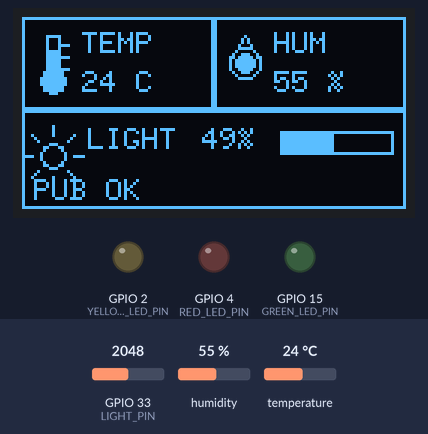
Simulated run of this sketch. Board: ESP32. On the bench: 128×64 one-colour display, output pins drawn as LEDs (lit = HIGH). The inputs (shaded band) are chosen by the test bench; at power-on: humidity 55 %, GPIO 33 (LIGHT_PIN) = 2048, temperature 24 °C (analog values on the 0–4095 scale). WiFi joins after 1.5 s; servers stay silent unless stated; no MQTT or app messages arrive unless stated; what the sketch prints to the serial monitor is not drawn.

Above: at 2.9 s.
3.0 s: humidity set to 22 %
At 4.8 s:
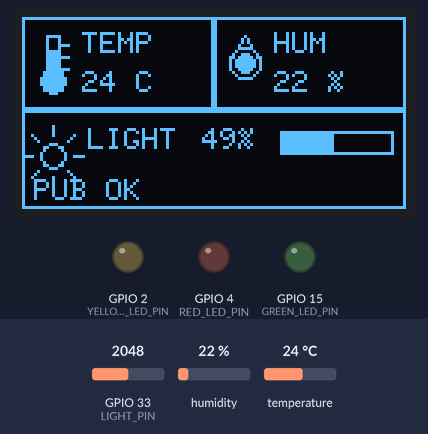
5.4 s: GPIO 33 (LIGHT_PIN) set to 2866
At 6.4 s:
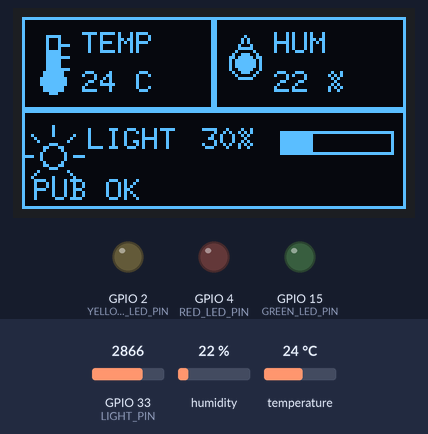
7.5 s: temperature set to 12 °C
At 9.1 s:
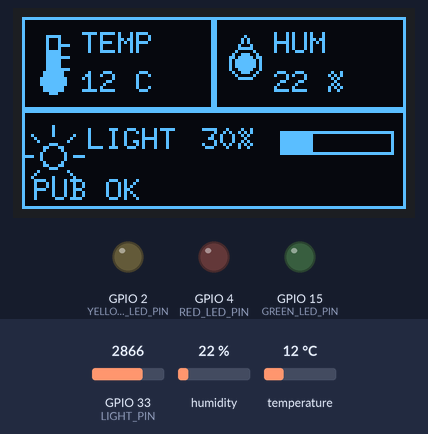
9.6 s: GPIO 33 (LIGHT_PIN) set to 3603
At 10.6 s:
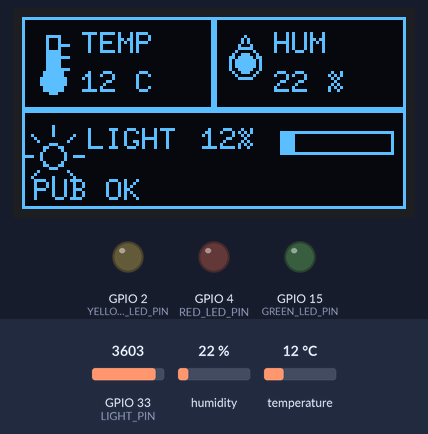
11.7 s: humidity set to 40 %
At 13.4 s:
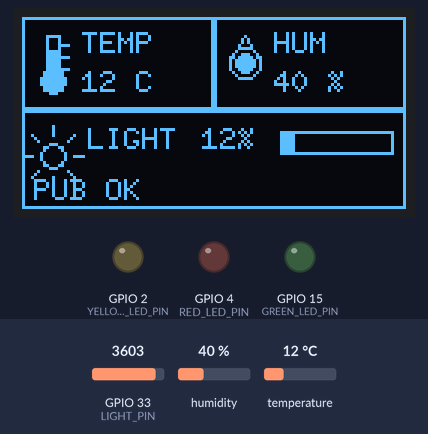
13.8 s: GPIO 33 (LIGHT_PIN) set to 4095
At 14.8 s:
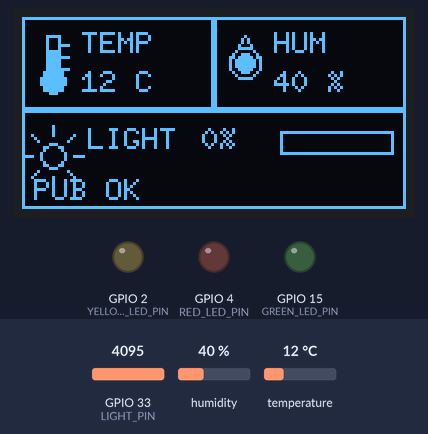
Timing chart, 0 to 16.8 s (numbered marks = the images above; inputs shaded):
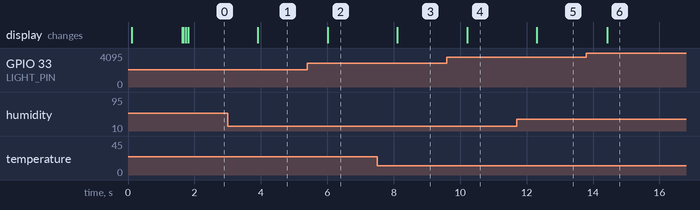

Measured:
- after the input at 3.0 s, the display: changes after 0.91 s (image 1)
- after the input at 5.4 s, the display: changes after 0.61 s (image 2)
- after the input at 7.5 s, the display: changes after 0.61 s (image 3)
- after the input at 9.6 s, the display: changes after 0.61 s (image 4)
- after the input at 11.7 s, the display: changes after 0.61 s (image 5)
- after the input at 13.8 s, the display: changes after 0.63 s (image 6)

The sketch:

27_MQTT_ctrl.ino
```cpp
#include <WiFi.h>
#include <PubSubClient.h>
#include <SimpleDHT.h>
#include <Wire.h>
#include <U8g2lib.h>

const char* WIFI_SSID = "YOUR_WIFI_SSID";
const char* WIFI_PASSWORD = "YOUR_WIFI_PASSWORD";

const char* MQTT_HOST = "mqttgo.io";
const uint16_t MQTT_PORT = 1883;
const char* MQTT_TOPIC = "mdow/class305/data";
const char* MQTT_CTRL_TOPIC = "mdow/class305/ctrl/#";
const char* GLED_CTRL_TOPIC = "mdow/class305/ctrl/gled";
const char* YLED_CTRL_TOPIC = "mdow/class305/ctrl/yled";
const char* RLED_CTRL_TOPIC = "mdow/class305/ctrl/rled";
const unsigned long MQTT_INTERVAL = 10000;

const int DHT_PIN = 14;
const int LIGHT_PIN = 33;
const int GREEN_LED_PIN = 15;
const int YELLOW_LED_PIN = 2;
const int RED_LED_PIN = 4;

SimpleDHT11 dht11(DHT_PIN);
WiFiClient wifiClient;
PubSubClient mqttClient(wifiClient);
U8G2_SSD1306_128X64_NONAME_F_HW_I2C oled(U8G2_R0, U8X8_PIN_NONE);

unsigned long lastPublish = 0;
byte temperature = 0;
byte humidity = 0;
int lightRaw = 0;
int brightness = 0;
int dhtError = SimpleDHTErrSuccess;
String clientId;
String mqttStatus = "MQTT:WAIT";
String lastCommand = "";
unsigned long commandDisplayUntil = 0;

void drawThermometer(int x, int y) {
  oled.drawFrame(x + 5, y, 5, 13);
  oled.drawDisc(x + 7, y + 15, 4);
  oled.drawBox(x + 6, y + 5, 3, 10);
  oled.drawLine(x + 10, y + 3, x + 12, y + 3);
  oled.drawLine(x + 10, y + 7, x + 12, y + 7);
  oled.drawLine(x + 10, y + 11, x + 12, y + 11);
}

void drawDrop(int x, int y) {
  oled.drawLine(x + 7, y, x + 2, y + 8);
  oled.drawLine(x + 7, y, x + 12, y + 8);
  oled.drawCircle(x + 7, y + 9, 5);
  oled.drawDisc(x + 7, y + 9, 3);
}

void drawSun(int x, int y) {
  oled.drawCircle(x + 7, y + 7, 4);
  oled.drawLine(x + 7, y, x + 7, y - 3);
  oled.drawLine(x + 7, y + 14, x + 7, y + 17);
  oled.drawLine(x, y + 7, x - 3, y + 7);
  oled.drawLine(x + 14, y + 7, x + 17, y + 7);
  oled.drawLine(x + 2, y + 2, x, y);
  oled.drawLine(x + 12, y + 2, x + 14, y);
  oled.drawLine(x + 2, y + 12, x, y + 14);
  oled.drawLine(x + 12, y + 12, x + 14, y + 14);
}

void drawProgressBar(int x, int y, int width, int height, int percent) {
  oled.drawFrame(x, y, width, height);
  int fillWidth = map(percent, 0, 100, 0, width - 2);
  if (fillWidth > 0) oled.drawBox(x + 1, y + 1, fillWidth, height - 2);
}

void drawScreen() {
  oled.clearBuffer();
  oled.setFont(u8g2_font_6x10_tf);
  oled.setFontPosTop();
  oled.drawFrame(0, 0, 64, 31);
  oled.drawFrame(64, 0, 64, 31);
  oled.drawFrame(0, 31, 128, 33);

  drawThermometer(3, 6);
  oled.setCursor(20, 4);
  oled.print("TEMP");
  oled.setCursor(20, 17);
  if (dhtError == SimpleDHTErrSuccess) {
    oled.print(temperature);
    oled.print(" C");
  } else {
    oled.print("ERROR");
  }

  drawDrop(67, 6);
  oled.setCursor(84, 4);
  oled.print("HUM");
  oled.setCursor(84, 17);
  if (dhtError == SimpleDHTErrSuccess) {
    oled.print(humidity);
    oled.print(" %");
  } else {
    oled.print("ERROR");
  }

  drawSun(3, 39);
  oled.setCursor(22, 36);
  oled.print("LIGHT");
  oled.setCursor(60, 36);
  oled.print(brightness);
  oled.print("%");
  drawProgressBar(86, 38, 38, 8, brightness);
  oled.setCursor(4, 53);
  if (millis() < commandDisplayUntil) {
    oled.print("CMD: ");
    oled.print(lastCommand);
  } else {
    oled.print(mqttStatus);
  }
  oled.sendBuffer();
}

void readSensors() {
  dhtError = dht11.read(&temperature, &humidity, NULL);
  lightRaw = analogRead(LIGHT_PIN);
  brightness = map(lightRaw, 4095, 0, 0, 100);
  brightness = constrain(brightness, 0, 100);
}

void connectWiFi() {
  WiFi.mode(WIFI_STA);
  WiFi.begin(WIFI_SSID, WIFI_PASSWORD);
  mqttStatus = "WIFI...";
  drawScreen();
  Serial.print("Connecting to Wi-Fi: ");
  Serial.println(WIFI_SSID);

  unsigned long startTime = millis();
  while (WiFi.status() != WL_CONNECTED && millis() - startTime < 20000) {
    delay(500);
    Serial.print(".");
  }
  Serial.println();

  if (WiFi.status() == WL_CONNECTED) {
    Serial.print("Wi-Fi connected, IP: ");
    Serial.println(WiFi.localIP());
    mqttStatus = "WIFI OK";
  } else {
    Serial.println("Wi-Fi connection failed");
    mqttStatus = "WIFI ERR";
  }
  drawScreen();
}

void connectMQTT() {
  if (WiFi.status() != WL_CONNECTED) return;
  mqttStatus = "MQTT...";
  drawScreen();

  Serial.print("Connecting to MQTT as ");
  Serial.println(clientId);
  if (mqttClient.connect(clientId.c_str())) {
    mqttStatus = "MQTT OK";
    Serial.println("MQTT connected");
    if (mqttClient.subscribe(MQTT_CTRL_TOPIC)) {
      Serial.print("Subscribed to: ");
      Serial.println(MQTT_CTRL_TOPIC);
    } else {
      Serial.println("MQTT subscribe failed");
    }
  } else {
    mqttStatus = "MQTT ERR";
    Serial.print("MQTT connection failed, state=");
    Serial.println(mqttClient.state());
  }
  drawScreen();
}

bool parseOnOff(String value, bool& state) {
  value.trim();
  value.toLowerCase();
  if (value.startsWith("\"")) value = value.substring(1);
  if (value.endsWith("\"")) value.remove(value.length() - 1);
  value.trim();
  if (value == "on" || value == "true" || value == "1") {
    state = true;
    return true;
  }
  if (value == "off" || value == "false" || value == "0") {
    state = false;
    return true;
  }
  return false;
}

bool applyStateCommand(const String& message, int pin, const char* label) {
  const String stateKey = "\"state\"";
  int keyPosition = message.indexOf(stateKey);
  if (keyPosition < 0) return false;
  int colonPosition = message.indexOf(':', keyPosition + stateKey.length());
  if (colonPosition < 0) return false;
  int valueEnd = message.indexOf(',', colonPosition + 1);
  if (valueEnd < 0) valueEnd = message.indexOf('}', colonPosition + 1);
  if (valueEnd < 0) valueEnd = message.length();

  bool state = false;
  String value = message.substring(colonPosition + 1, valueEnd);
  if (!parseOnOff(value, state)) return false;
  digitalWrite(pin, state ? HIGH : LOW);
  lastCommand = String(label) + (state ? " ON" : " OFF");
  commandDisplayUntil = millis() + 1000;
  Serial.print("Control: ");
  Serial.println(lastCommand);
  drawScreen();
  return true;
}

void mqttCallback(char* topic, byte* payload, unsigned int length) {
  String receivedTopic = topic;
  int targetPin = -1;
  const char* targetLabel = "";
  if (receivedTopic == GLED_CTRL_TOPIC) {
    targetPin = GREEN_LED_PIN;
    targetLabel = "LIGHT";
  } else if (receivedTopic == YLED_CTRL_TOPIC) {
    targetPin = YELLOW_LED_PIN;
    targetLabel = "FAN";
  } else if (receivedTopic == RLED_CTRL_TOPIC) {
    targetPin = RED_LED_PIN;
    targetLabel = "DEHUM";
  } else {
    return;
  }

  String message;
  message.reserve(length + 1);
  for (unsigned int index = 0; index < length; index++) message += static_cast<char>(payload[index]);
  Serial.print("MQTT control received [");
  Serial.print(receivedTopic);
  Serial.print("]: ");
  Serial.println(message);

  if (!applyStateCommand(message, targetPin, targetLabel)) {
    lastCommand = "INVALID";
    commandDisplayUntil = millis() + 1000;
    Serial.println("Invalid control command");
    drawScreen();
  }
}
void publishData() {
  if (!mqttClient.connected()) return;
  if (dhtError != SimpleDHTErrSuccess) {
    mqttStatus = "DHT ERR";
    Serial.print("DHT11 read failed, error=");
    Serial.println(dhtError);
    drawScreen();
    return;
  }

  String payload = String("{\"temp\":") + temperature +
                   ",\"humi\":" + humidity +
                   ",\"light\":" + brightness + "}";
  bool published = mqttClient.publish(MQTT_TOPIC, payload.c_str());
  mqttStatus = published ? "PUB OK" : "PUB ERR";
  Serial.print("MQTT topic: ");
  Serial.println(MQTT_TOPIC);
  Serial.print("MQTT payload: ");
  Serial.println(payload);
  drawScreen();
}

void setup() {
  Serial.begin(115200);
  pinMode(GREEN_LED_PIN, OUTPUT);
  pinMode(YELLOW_LED_PIN, OUTPUT);
  pinMode(RED_LED_PIN, OUTPUT);
  digitalWrite(GREEN_LED_PIN, LOW);
  digitalWrite(YELLOW_LED_PIN, LOW);
  digitalWrite(RED_LED_PIN, LOW);

  pinMode(LIGHT_PIN, INPUT);
  analogReadResolution(12);
  analogSetPinAttenuation(LIGHT_PIN, ADC_11db);
  Wire.begin(21, 22);
  oled.begin();
  oled.setFontPosTop();

  uint64_t chipId = ESP.getEfuseMac();
  char clientIdBuffer[24];
  snprintf(clientIdBuffer, sizeof(clientIdBuffer), "esp32-%04X%08X",
           static_cast<unsigned int>(chipId >> 32),
           static_cast<unsigned int>(chipId & 0xFFFFFFFF));
  clientId = clientIdBuffer;

  mqttClient.setServer(MQTT_HOST, MQTT_PORT);
  mqttClient.setCallback(mqttCallback);
  readSensors();
  drawScreen();
  connectWiFi();
  connectMQTT();
  lastPublish = millis() - MQTT_INTERVAL;
}

void loop() {
  if (WiFi.status() != WL_CONNECTED) {
    connectWiFi();
  }
  if (!mqttClient.connected()) {
    connectMQTT();
  }
  mqttClient.loop();

  readSensors();
  drawScreen();
  if (millis() - lastPublish >= MQTT_INTERVAL) {
    publishData();
    lastPublish = millis();
  }
  delay(1000);
}
```
